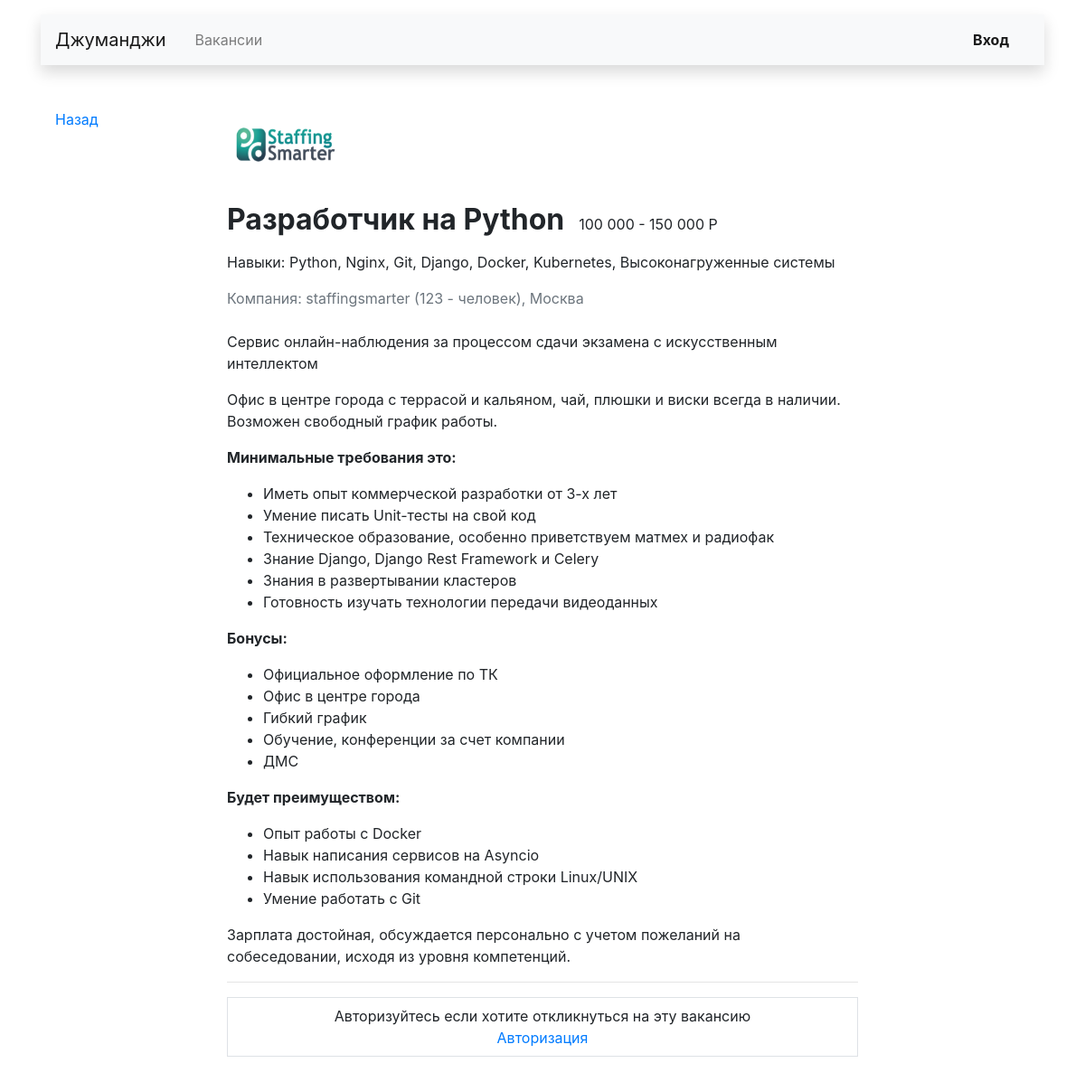
The page /vacancies/1/ on the database its author committed.
### main/models.py (models this page shows, shortened)
class Vacancy(models.Model):
    title = models.CharField(max_length=150, verbose_name='Название')
    specialty = models.ForeignKey(
        'Specialty',
        on_delete=models.CASCADE,
        to_field="code",
        related_name="vacancies",
        verbose_name='Специализация',
    )
    company = models.ForeignKey(
        'Company',
        on_delete=models.CASCADE,
        related_name="vacancies",
        verbose_name='Компания',
    )
    skills = models.TextField(blank=True, verbose_name='Навыки')
    description = models.TextField(blank=True, verbose_name='Текст')
    salary_min = models.IntegerField(default=0, blank=True, verbose_name='Зарплата от')
    salary_max = models.IntegerField(default=0, blank=True, verbose_name='Зарплата до')
    published_at = models.DateField(auto_now_add=True, verbose_name='Опубликовано')
    class Meta:
        verbose_name = 'Вакансию'
        verbose_name_plural = 'Вакансии'
        ordering = ['id']

class Company(models.Model):
    name = models.CharField(max_length=50, verbose_name='Название')
    location = models.CharField(max_length=50, verbose_name='Город')
    logo = models.ImageField(
        upload_to='companies',
        default='https://place-hold.it/100x60', blank=True,
        verbose_name='Логотип',
    )
    description = models.TextField(blank=True, verbose_name='Инф. о компании')
    employee_count = models.IntegerField(default=0, verbose_name='Кол-во сотрудников')
    owner = models.OneToOneField(
        User,
        on_delete=models.CASCADE,
        verbose_name='Владелец',
        related_name='owner',
    )
    class Meta:
        verbose_name = 'Компанию'
        verbose_name_plural = 'Компании'
        ordering = ['pk']

### main/views.py (the view, shortened to what this page needs)
# urls.py: path('vacancies/<int:vacancy_id>/', views.OneVacancyView.as_view(), name='one_vacancy'),
class OneVacancyView(FormMixin, DetailView):
    form_class = ApplicationForm
    template_name = 'main/card_one_vacancy.html'
    model = Vacancy
    pk_url_kwarg = 'vacancy_id'

### main/templates/main/card_one_vacancy.html (shortened to what this page needs)
{% extends 'main/main_layout.html' %}
{% load humanize %}
{% block custom_body %}
<main class="container mt-3 pb-5">
    <div class="row mt-5">
        <div class="col-12 col-lg-2">
            <div class="pl-3 mb-5">
                <p><a href="#">Назад</a></p>
            </div>
        </div>
        <div class="col-12 col-lg-8">
            <section class="px-3">
                <div>
                    <a href="#">
                        <img src="{{ object.company.logo.url }}" width="130" height="80" alt="">
                    </a>
                    <div class="d-flex align-items-baseline align-content-baseline">
                        <h1 class="h2 mt-4 font-weight-bold">{{ object.title }}</h1>
                        <p class="m-0 pl-3">
                            {{ object.salary_min|intcomma }}
                            -
                            {{ object.salary_max|intcomma }} Р
                        </p>
                    </div>
                    <p class="mt-2">Навыки: {{ object.skills }}</p>
                    <p class="text-muted mb-4">Компания:
                        {{ object.company.name }}
                        ({{ object.company.employee_count }} - человек),
                        {{ object.company.location }}
                    </p>
                    <p>{{ object.company.description }}</p>
                    {{ object.description|safe }}
                </div>
                <hr>
                {% if request.user.is_authenticated %}
                <div style="line-height: 1.8;">
                    <form action="" class="card mt-4 mb-3" method="post">
                        <div class="card-body mx-3">
                            <p class="h5 my-3 font-weight-normal">Отозваться на вакансию</p>
                            <hr>
                            {% csrf_token %}
                            <div class="text-danger">{{ form.non_field_errors }}</div>
                            {% for field in form %}
                                <div class="my-2">{{ field.label }}</div>
                                {{ field }}
                                <div class="text-danger">{{ field.errors }}</div>
                            {% endfor %}
                            <div class="form-group mt-4">
                                <button type="submit" class="btn btn-primary">Откликнуться</button>
                            </div>
                        </div>
                    </form>
                </div>
                {% else %}
                    <div class="border p-2 text-center">
                        <div>Авторизуйтесь если хотите откликнуться на эту вакансию</div>
                        <a href="{% url 'login' %}">Авторизация</a>
                    </div>
                {% endif %}
            </section>
        </div>
    </div>
</main>
{% endblock %}

### rows shown on the page
Vacancy: company.logo (picture), title "Разработчик на Python", salary_min "100 000", salary_max "150 000", skills "Python, Nginx, Git, Django, Docker, Kubernetes, Высоконагруженные системы", company.name "staffingsmarter", company.employee_count "123", company.location "Москва", company.description "Сервис онлайн-наблюдения за процессом сдачи экзамена с искусственным интеллектом", description "Офис в центре города с террасой и кальяном, чай, плюшки и виски всегда в наличии. Возможен свободный график работы. Минимальные требования это: Иметь опыт коммерческой разработки от 3-х лет Умение писать Unit-тесты на свой код Техническое образование, особенно приветствуем матмех и радиофак Знание Django, Django Rest Framework и Celery Знания в развертывании кластеров Готовность изучать технологии передачи видеоданных Бонусы: Официальное оформление по ТК Офис в центре города Гибкий график Обучение, конференции за счет компании ДМС Будет преимуществом: Опыт работы с Docker Навык написания сервисов на Asyncio Навык использования командной строки Linux/UNIX Умение работать с Git Зарплата…"
